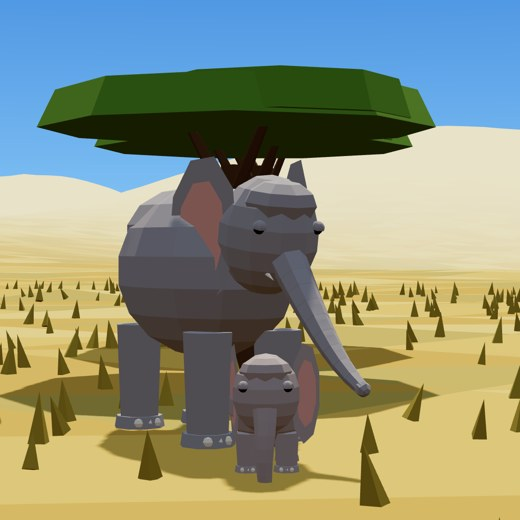
#> input picture ebook/img/c.jpg, 520 x 520 px, given as the content of the folder ../../../../ebook/img/c.jpg, which was not available
$ python grid.py ../../../../ebook/img/c.jpg out.png 5
#> lines starting #> are read from the running program, lines starting #| are printed output that depends on the picture
from PIL import Image;import glob,sys
fs=sorted(glob.glob(sys.argv[1]+'/*.jpg'));cols=int(sys.argv[3]) if len(sys.argv)>3 else 7;w,h=270,480
rows=(len(fs)+cols-1)//cols;g=Image.new('RGB',(w*cols,h*rows),'white')
#> after `g = Image.new('RGB', (w * cols, h * rows), 'white')`: g: PIL image 1350x480 RGB; every value is 255
for i,f in enumerate(fs): g.paste(Image.open(f).resize((w,h)),((i%cols)*w,(i//cols)*h))
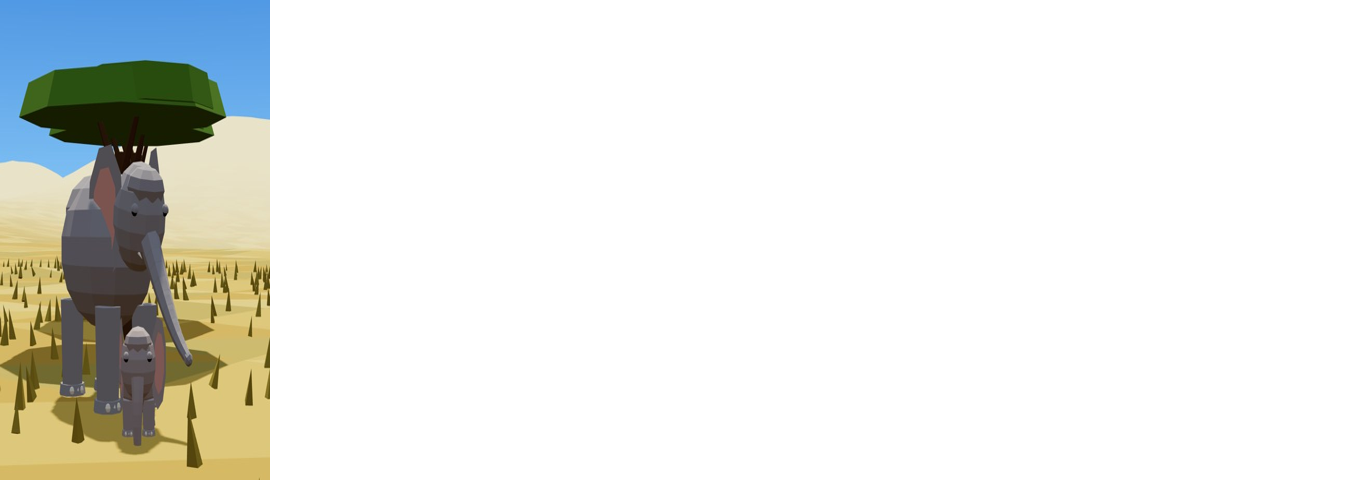
#> g: PIL image 1350x480 RGB; mean R, G, B 231.9, 233.1, 228.7
g.save(sys.argv[2],quality=85)

$ run again, on ebook/img/d.jpg
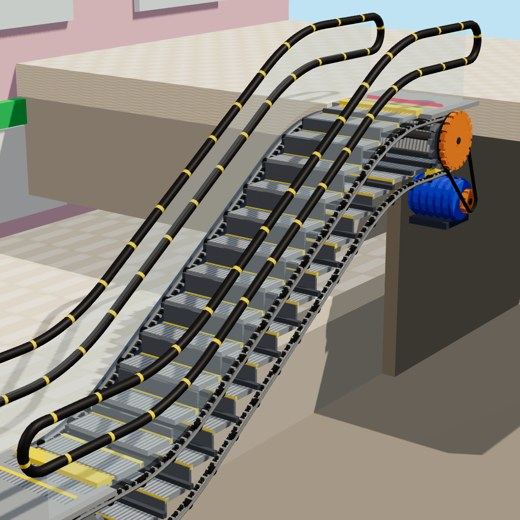
#> input picture ebook/img/d.jpg, 520 x 520 px, given as the content of the folder ../../../../ebook/img/d.jpg, which was not available
#> `for i,f in enumerate(fs): g.paste(Image.open(f).resize((w,h)),((i%cols..`:
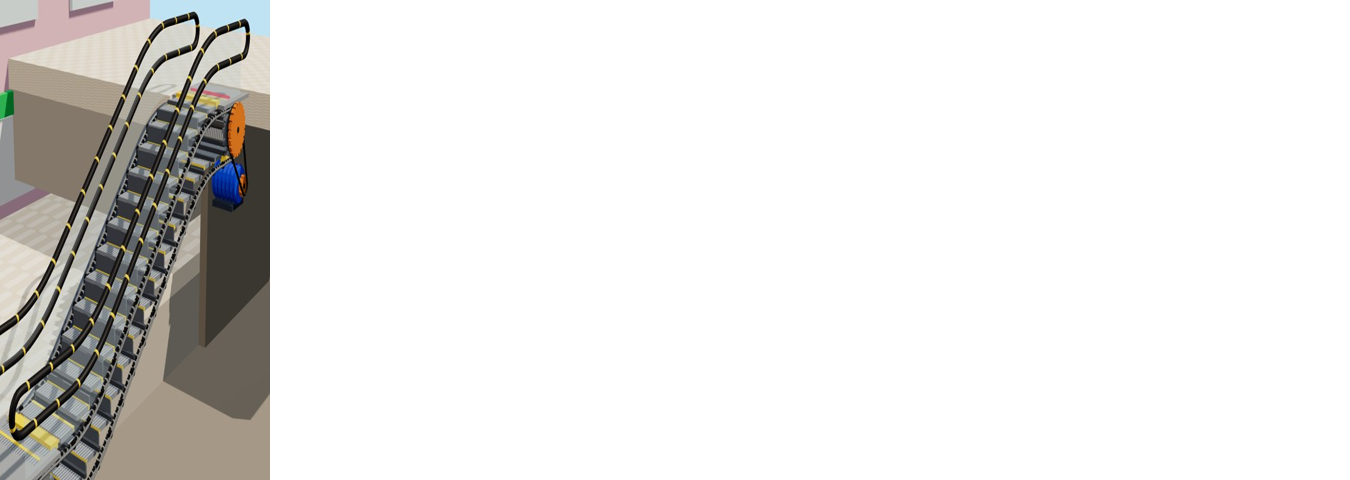
#> g: PIL image 1350x480 RGB; mean R, G, B 231.1, 230.1, 228.5
